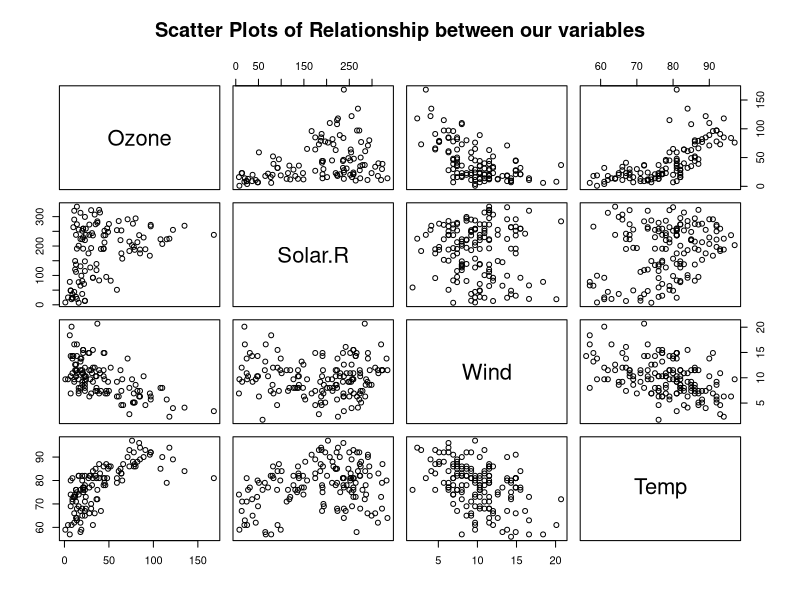
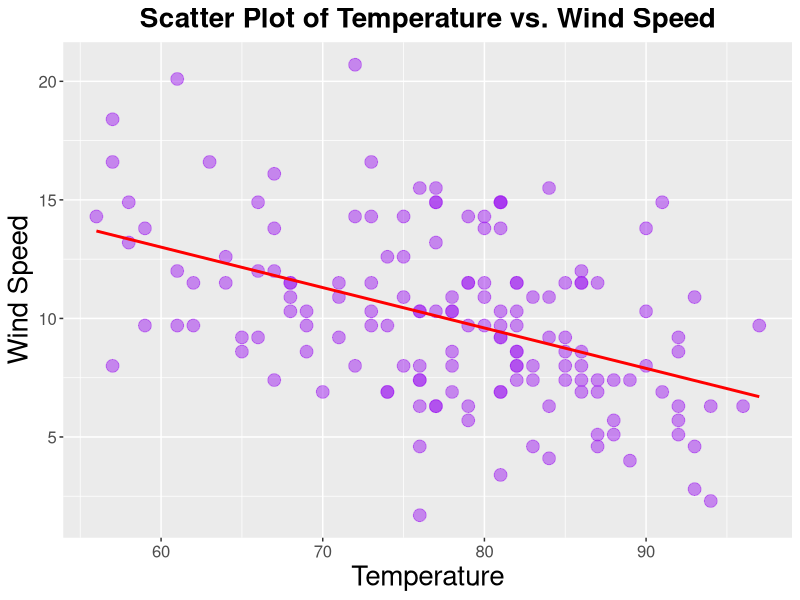

Write the R code that produced these figures, in order.
## ---- chunk 1
#| label: summary-airquality
#| echo: false
summary(airquality) # create summary statistics
## ---- chunk 2
#| label: Relationships between Ozone, Solar, Wind and Temp
#| echo: false
#| fig-cap: "Air Quality data"
#| fig-cap-location: bottom
#| fig-width: 12
#| fig-height: 14
plot(airquality[1:4], main = "Scatter Plots of Relationship between our variables") # produce generic scatter plots for all variables
## ---- chunk 3
#| label: Relationship between Temperature and Wind
#| echo: false
#| message: false
#| warning: false
#| fig-cap: "Wind and Temperature Relationship Analysis"
#| fig-cap-location: bottom
#| fig-width: 10
#| fig-height: 8
library(ggplot2) # load ggplot for graph creation
ggplot(airquality, aes(x = Temp, y = Wind)) + # create plot on our 2 airquality variables
  geom_point(color = "purple", size = 4, alpha = 0.5) + # create scatter plot with amended point formatting
  geom_smooth(method = "lm", se = FALSE, color = "red") + # add linear regression line
  labs(                                                 # add labels
    title = "Scatter Plot of Temperature vs. Wind Speed", # Create title label
    x = "Temperature",    # create x axis label
    y = "Wind Speed" # create y axis label
  ) + 
  theme(  # create theme
    plot.title = element_text(hjust = 0.5, size = 20, face = "bold"),   # adjust title features
    axis.title = element_text(size = 20), # adjust axis title features
    axis.text = element_text(size = 12) # adjust axis text features
  )

